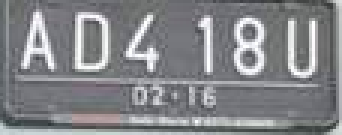
#> input picture V2/Test_2/DataTest89.png, 114 x 45 px, found by its file name (shown 3 times larger)
$ jupyter execute --allow-errors Modelling.ipynb
#> lines starting #> are read from the running program, lines starting #| are printed output that depends on the picture; after the words box and inside, x2 and y2 are one past the last pixel; in counts of white or black regions, pixels touching at a corner belong together
[cell 1]
from tensorflow import keras
import tensorflow as tf
import matplotlib.pyplot as plt
import numpy as np
import cv2
import os
os.environ["KMP_DUPLICATE_LIB_OK"]="TRUE"

[cell 2]
from keras_preprocessing.image import ImageDataGenerator

#> (a cell that did not finish here is left out)

#> (a cell that did not finish here is left out)

[cell 5]
AUTOTUNE = tf.data.experimental.AUTOTUNE

#> (a cell that did not finish here is left out)

#> (a cell that did not finish here is left out)

#> (a cell that did not finish here is left out)

[cell 9]
from imutils import paths

src_test  = "E:\SatdatRapi\Test"
test_imagePaths = list(paths.list_images(src_test))

test_imagePaths

TOLONG JANGAN DIHAPUS

[cell 10]
# [9 lines of commented-out code are left out]

[cell 11]
# [5 lines of commented-out code are left out]

[cell 12]
# def grayscale(image):
#     return cv2.cvtColor(image, cv2.COLOR_BGR2GRAY)

[cell 13]
# thresholding uisng adaptive mean

[cell 14]
# [5 lines of commented-out code are left out]

[cell 15]
# [62 lines of commented-out code are left out]

[cell 16]
# [31 lines of commented-out code are left out]

[cell 17]
# [4 lines of commented-out code are left out]

[cell 18]
# [4 lines of commented-out code are left out]

#> (a cell that did not finish here is left out)

[cell 20]
def segment_characters(image) :

    # Preprocess cropped license plate image
    img_lp = cv2.resize(image, (300, 100))
    img_gray_lp = cv2.cvtColor(img_lp, cv2.COLOR_BGR2GRAY)
    _, img_binary_lp = cv2.threshold(img_gray_lp, 200, 255, cv2.THRESH_BINARY+cv2.THRESH_OTSU)
    img_binary_lp = cv2.erode(img_binary_lp, (3,3))
    img_binary_lp = cv2.dilate(img_binary_lp, (3,3))

    LP_WIDTH = img_binary_lp.shape[0]
    LP_HEIGHT = img_binary_lp.shape[1]

    # Make borders white
    img_binary_lp[0:3,:] = 255
    img_binary_lp[:,0:3] = 255
    img_binary_lp[72:75,:] = 255
    img_binary_lp[:,330:333] = 255

    # Estimations of character contours sizes of cropped license plates
    dimensions = [LP_WIDTH/6,
                       LP_WIDTH/2,
                       LP_HEIGHT/10,
                       2*LP_HEIGHT/3]
    plt.imshow(img_binary_lp, cmap='gray')
    plt.show()
    cv2.imwrite('contour.jpg',img_binary_lp)

    # Get contours within cropped license plate
    char_list = find_contours(dimensions, img_binary_lp)

    return char_list

#> (a cell that did not finish here is left out)

[cell 22]
def fix_dimension(img):
    new_img = np.zeros((28,28,3))
    for i in range(3):
        new_img[:,:,i] = img
    return new_img

def show_results():
    dic = {}
    characters = '0123456789ABCDEFGHIJKLMNOPQRSTUVWXYZ'
    for i,c in enumerate(characters):
        dic[i] = c

    output = []
    for i,ch in enumerate(char): #iterating over the characters
        img_ = cv2.resize(ch, (28,28))
        img = fix_dimension(img_)
        img = img.reshape(1,28,28,3) #preparing image for the model
        y = model.predict(img)
        y_pred = np.argmax(y) #predicting the class
        character = dic[y_pred] #get the classs
        output.append(character) #storing the result in a list

    plate_number = ''.join(output)
    return plate_number

#> (the rest of this cell did not finish here and is left out)

[cell 23]
import cv2 as cv
import numpy as np
from matplotlib import pyplot as plt
import os
import tensorflow as tf
from tensorflow import keras

#
# Author: Irfan Muhammad Ghani
# Update : 4/3/2021
#
#---------------------------------------------------------------
# █▀▀█ █▀▀█ █▀▀█ █▀▀█ █▀▀ █▀▀▄ █▀▀▀ █▀▀█ █░░ █▀▀█ █░░█ █▀▀█ █▀▀▄
# █░░█ █▄▄▀ █▄▄█ █░░█ █▀▀ █░░█ █░▀█ █░░█ █░░ █▄▄█ █▀▀█ █▄▄█ █░░█
# █▀▀▀ ▀░▀▀ ▀░░▀ █▀▀▀ ▀▀▀ ▀░░▀ ▀▀▀▀ ▀▀▀▀ ▀▀▀ ▀░░▀ ▀░░▀ ▀░░▀ ▀░░▀
#---------------------------------------------------------------

# load citra RGB (BGR)
img = cv.imread("E:\SatdatRapi\Test_2\DataTest89.png")
#> img is the input picture: shape (45, 114, 3); mean B, G, R 136.3, 133.1, 131.8

# resize citra dengan mengalikannya ukuran aslinya dengan 0.4
# contoh: 1920 x 2560 ==> 1920 x 0.4 = 768 ; 2560 x 0.4 = 1024 ==> hasilnya 768 x 1024
# img.shape[1] = kolom/lebar ; img.shape[0] = baris/tinggi
img = cv.resize(img, (300,100))
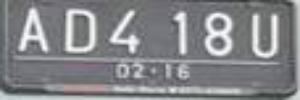
#> img: shape (100, 300, 3); mean B, G, R 136.2, 132.9, 131.6

# konversi dari BGR ke grayscale
img_gray = cv.cvtColor(img, cv.COLOR_BGR2GRAY) # convert bgr to grayscale

# Normalisasi Cahaya
# citra kendaraan memiliki intensitas cahaya yang berbeda-beda maka normalkan terlebih dahulu
# cara menormalkan intensitas cahaya:
# 1. lakukan operasi opening di citra gray
# 2. lakukan pengurangan citra gray dengan citra hasil opening
# 3. citra hasil normalisasi bisa diubah ke citra BW (hitam putih) dengan pengambangan Otsu

# buat kernel dengan bentuk ellipse, diameter 20 piksel
kernel = cv.getStructuringElement(cv.MORPH_ELLIPSE,(20,20))

# Normalisasi cahaya (1)
# lakukan operasi opening ke citra grayscale dengan kernel yang sudah dibuat (var: kernel)
img_opening = cv.morphologyEx(img_gray, cv.MORPH_OPEN, kernel)
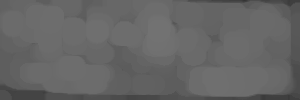
#> img_opening: shape (100, 300); min 52, max 114, mean 101.2

# Normalisasi cahaya (2)
# lakukan pengurangan citra grayscale dengan citra hasil opening
img_norm = img_gray - img_opening
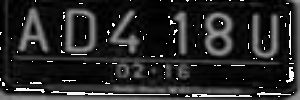
#> img_norm: shape (100, 300); min 0, max 255, mean 40.3

# Normalisasi cahaya (3)
# konversi citra hasil normalisasi ke citra BW (hitam putih)
(thresh, img_norm_bw) = cv.threshold(img_norm, 0, 255, cv.THRESH_BINARY + cv.THRESH_OTSU)
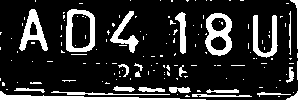
#> img_norm_bw: shape (100, 300); 18% white; 148 white regions (125 under 20 px), largest, box (x1, y1, x2, y2) and area: (0, 91, 206, 100) 656, (205, 13, 232, 56) 639, (66, 9, 95, 52) 580
#> thresh = 78

# ==== Cek normalisasi START ====
# Untuk ngecek hasil sebelum dan sesudah dilakukan normalisasi
# Bisa di comment/uncomment

# buat citra bw tanpa normalisasi
(thresh, img_without_norm_bw) = cv.threshold(img_gray, 0, 255, cv.THRESH_BINARY + cv.THRESH_OTSU)
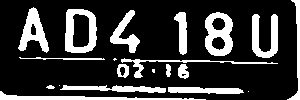
#> img_without_norm_bw: shape (100, 300); 21.6% white; 20 white regions (4 under 20 px)
#> thresh = 155

fig = plt.figure(figsize=(10, 7))
row_fig = 2
column_fig = 2

fig.add_subplot(row_fig, column_fig, 1)
plt.imshow(cv.cvtColor(img, cv.COLOR_BGR2RGB))
plt.axis('off')
plt.title("RGB")

fig.add_subplot(row_fig, column_fig, 2)
plt.imshow(img_gray, cmap='gray')
plt.axis('off')
plt.title("Grayscale")

fig.add_subplot(row_fig, column_fig, 3)
plt.imshow(img_without_norm_bw, cmap='gray')
plt.axis('off')
plt.title("Tanpa Normalisasi")

fig.add_subplot(row_fig, column_fig, 4)
plt.imshow(img_norm_bw, cmap='gray')
plt.axis('off')
plt.title("Dengan Normalisasi")

plt.show()
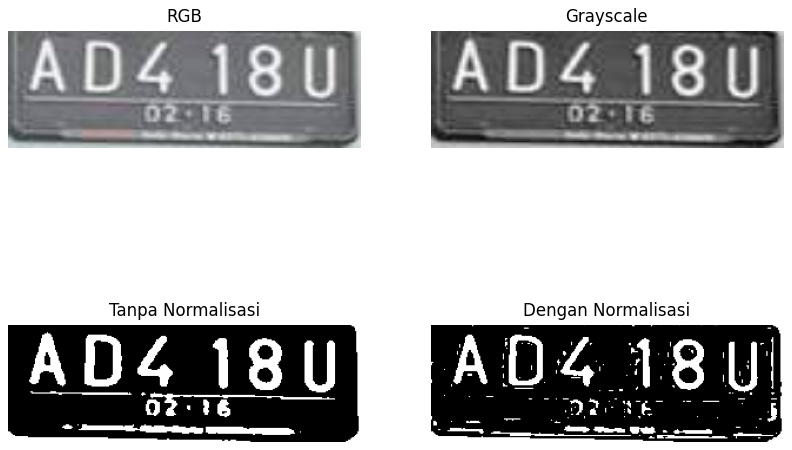
#> figure drawn by matplotlib, 4 panels

# ==== Cek normalisasi FINISH ====

#------------------------------------------------------
# █▀▀▄ █▀▀ ▀▀█▀▀ █▀▀ █░█ █▀▀ ░▀░ 　 █▀▀█ █░░ █▀▀█ ▀▀█▀▀
# █░░█ █▀▀ ░░█░░ █▀▀ █▀▄ ▀▀█ ▀█▀ 　 █░░█ █░░ █▄▄█ ░░█░░
# ▀▀▀░ ▀▀▀ ░░▀░░ ▀▀▀ ▀░▀ ▀▀▀ ▀▀▀ 　 █▀▀▀ ▀▀▀ ▀░░▀ ░░▀░░
#------------------------------------------------------

# Deteksi plat menggunakan contours

# dapatkan contours dari citra kendaraan
contours_vehicle, hierarchy = cv.findContours(img_norm_bw, cv.RETR_TREE, cv.CHAIN_APPROX_SIMPLE) # get the contour for every area
#> contours_vehicle = 152 contours, 128 with area under 20; largest, box (x1, y1, x2, y2) and area: (66, 9, 95, 52) 1090, (205, 13, 232, 56) 894, (71, 13, 91, 49) 617, (19, 9, 48, 51) 512, (0, 91, 206, 100) 446

# cek jumlah contours
# print(len(contours))

# index contour yang berisi kandidat plat nomor
index_plate_candidate = []

# index counter dari setiap contour di contours_vehichle
index_counter_contour_vehicle = 0

# filter setiap contour untuk mendapatkan kandidat plat nomor
for contour_vehicle in contours_vehicle:

    # dapatkan posisi x, y, nilai width, height, dari contour
    x,y,w,h = cv.boundingRect(contour_vehicle)

    # dapatkan nilai aspect rationya
    aspect_ratio = w/h

    # dapatkan kandidat plat nomornya apabila:
    # 1. lebar piksel lebih dari atau sama dengan 200 piksel
    # 2. aspect rationya kurang dari atau sama dengan 4
    if w >= 200 and aspect_ratio <= 4 :

        # dapatkan index kandidat plat nomornya
        index_plate_candidate.append(index_counter_contour_vehicle)

    # increment index counter dari contour
    index_counter_contour_vehicle += 1
#> this loop made 152 passes
#> (x, y, w, h, aspect_ratio) on passes 2 to 4: (185, 95, 5, 2, 2.5), (192, 94, 60, 3, 20), (177, 94, 1, 1, 1)
#> after the loop, index_counter_contour_vehicle = 152; index_plate_candidate = []

# Dapatkan lokasi plat nomornya:
#   berdasarkan eksperimen, kita bisa mendapatkan satu atau dua lokasi plat
#   jika mendapatkan dua lokasi plat, berdasarkan observasi, pilih plat kedua karena ukurannya yang lebih pas
#

# buat duplikat citra RGB dan BW kendaraan untuk menampilkan lokasi plat
img_show_plate = img.copy()
img_show_plate_bw = cv.cvtColor(img_norm_bw, cv.COLOR_GRAY2RGB)

if len(index_plate_candidate) == 0:

    # tampilkan peringatan plat nomor tidak terdeteksi
    print("Plat nomor tidak ditemukan")

# jika jumlah kandidat plat sama dengan 1
elif len(index_plate_candidate) == 1:

    # dapatkan lokasi untuk pemotongan citra plat
    x_plate,y_plate,w_plate,h_plate = cv.boundingRect(contours_vehicle[index_plate_candidate[0]])

    # gambar kotak lokasi plat nomor di citra RGB
    cv.rectangle(img_show_plate,(x_plate,y_plate),(x_plate+w_plate,y_plate+h_plate),(0,255,0),5)

    # gambar kotak lokasi plat nomor di citra BW
    cv.rectangle(img_show_plate_bw,(x_plate,y_plate),(x_plate+w_plate,y_plate+h_plate),(0,255,0),5)

    # crop citra plat
    img_plate_gray = img_gray[y_plate:y_plate+h_plate, x_plate:x_plate+w_plate]
else:
    print('Dapat dua lokasi plat, pilih lokasi plat kedua')

    # dapatkan lokasi untuk pemotongan citra plat
    x_plate,y_plate,w_plate,h_plate = cv.boundingRect(contours_vehicle[index_plate_candidate[1]])

    # gambar kotak lokasi plat nomor di citra RGB
    cv.rectangle(img_show_plate,(x_plate,y_plate),(x_plate+w_plate,y_plate+h_plate),(0,255,0),5)

    # gambar kotak lokasi plat nomor di citra BW
    cv.rectangle(img_show_plate_bw,(x_plate,y_plate),(x_plate+w_plate,y_plate+h_plate),(0,255,0),5)

    # crop citra plat
    img_plate_gray = img_gray[y_plate:y_plate+h_plate, x_plate:x_plate+w_plate]

# ==== Cek Deteksi Plat START ====
# Bisa di comment/uncomment

fig2 = plt.figure(figsize=(10, 7))
row_fig = 2
column_fig = 2

fig2.add_subplot(row_fig, column_fig, 1)
plt.imshow(cv.cvtColor(img_show_plate_bw, cv.COLOR_BGR2RGB))
plt.axis('off')
plt.title("Lokasi Plat Nomor BW")

fig2.add_subplot(row_fig, column_fig, 2)
plt.imshow(cv.cvtColor(img_show_plate, cv.COLOR_BGR2RGB))
plt.axis('off')
plt.title("Lokasi Plat Nomor")

fig2.add_subplot(row_fig, column_fig, 3)
#> (the rest of this cell did not finish here and is left out)
